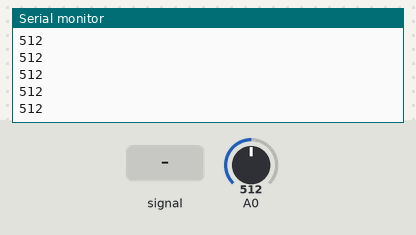
This sketch was run on a simulated Arduino Uno, built with avr-gcc and run on an emulated ATmega328P. Shown: the last lines printed to the serial monitor. Inputs (shaded band) come from the test bench; at power-on: A0 = 512.

Above: at 1.2 s.
1.3 s: A0 fed a 200 Hz sine of ±81 counts around its level
At 2.0 s:
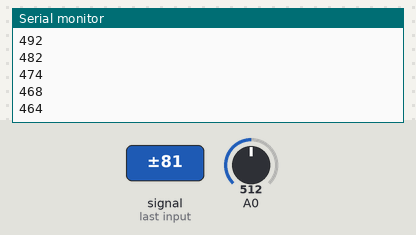
2.8 s: A0 set to 716
At 3.8 s:
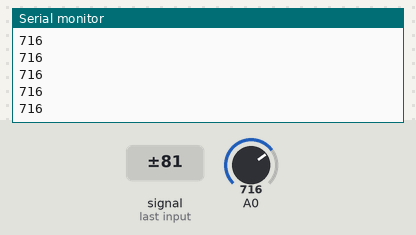
4.3 s: A0 set to 900
At 4.9 s:
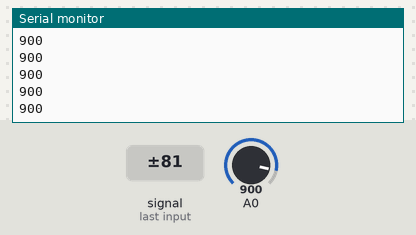
5.8 s: A0 fed a 200 Hz sine of ±81 counts around its level
At 6.4 s:
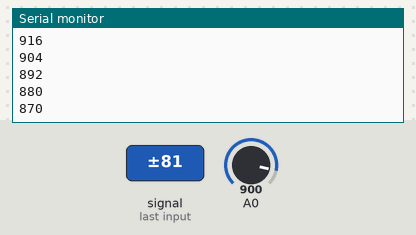
Timing chart, 0 to 8.3 s (numbered marks = the images above; inputs shaded):
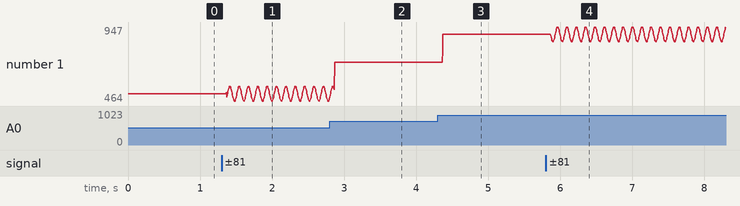

Measured:
- after the input at 1.3 s, the serial monitor: prints a new line after 0.07 s (image 1)
- after the input at 2.8 s, the serial monitor: prints a new line after 0.07 s (image 2)
- after the input at 4.3 s, the serial monitor: prints a new line after 0.07 s (image 3)
- after the input at 5.8 s, the serial monitor: prints a new line after 0.07 s (image 4)
- plotted number 1: 512 → 480 after the input at 1.3 s, 480 → 716 after the input at 2.8 s, 716 → 900 after the input at 4.3 s, 900 → 945 after the input at 5.8 s

The sketch:

averagingValues.ino
```cpp
int potentiometerAverage;
int avgSamples = 25;

void setup() {
  Serial.begin(9600);
  int prevPot = analogRead(A0);
}

void loop() {
  // reset total each loop
  int total = 0;

  // for loop to add up multiple readings each loop
  for (int i = 0; i < avgSamples; i++) {
    // add to the total
    total += analogRead(A0);
  }
  // take the average of the total
  potentiometerAverage = total / avgSamples;
  // print values in the serial monitor
  Serial.println(potentiometerAverage);
}
```
